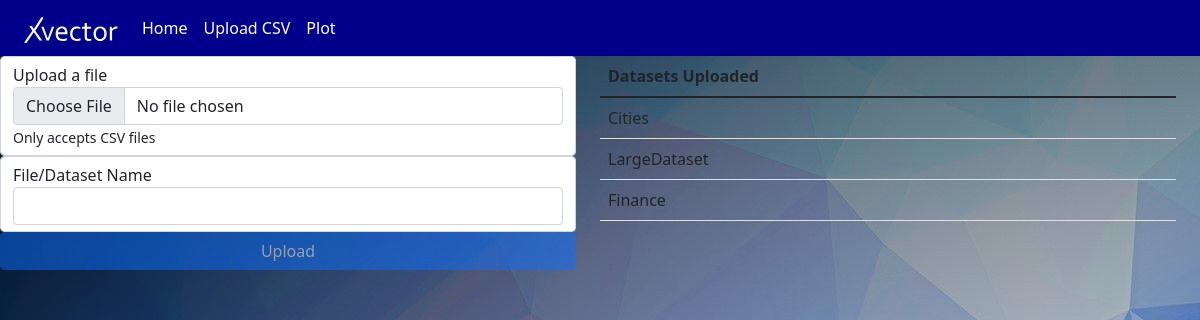
The page /dataApp/dataset on the database as committed earlier.
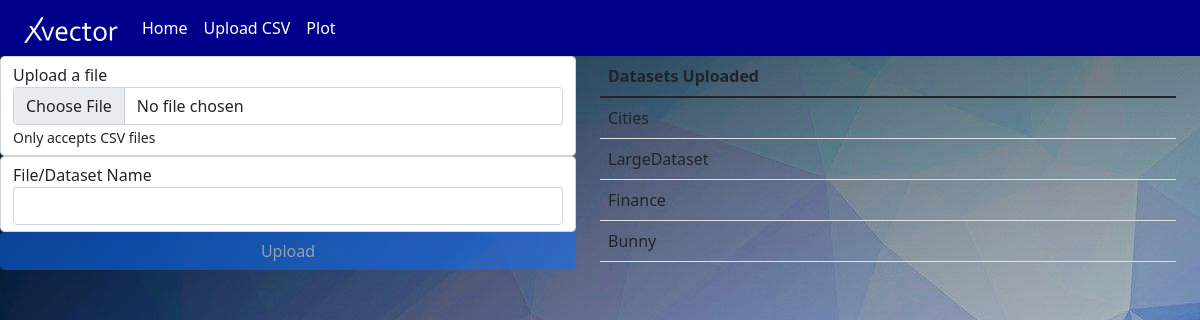
The same page on the database as committed later.
### simpleDataApp/models.py (models this page shows)
class DatasetName(models.Model):
    name = models.CharField(max_length=255)

### simpleDataApp/views.py (the view)
# urls.py: path("dataset", views.uploadScreen),    # This API Corresponds to Both GET AND POST Requests
def uploadScreen(request):
    if request.method == "GET":
        dataSetQuery = DatasetName.objects.all()
        return render(request, "simpleDataApp/upload.html", {'dsNames' : dataSetQuery})
    else:
        return uploadCSVFile(request)

### templates/simpleDataApp/upload.html (shortened to what this page needs)
{% extends 'simpleDataApp/navBar.html' %}
{% block body %}
<!DOCTYPE html>
<html lang="en">
<head>
    <link href="https://cdn.jsdelivr.net/npm/bootstrap@5.1.3/dist/css/bootstrap.min.css" rel="stylesheet">
</head>
<body>
<div class="row " >
    <div class="col-md-6">
                    <form action="" method="POST" enctype="multipart/form-data" style="opacity: 100%">
                    <div class="form-group form-control">
                        <label class = "info"  for="file1"> Upload a file</label>
                        <input class="form-control"  type="file" id="file1" name="file">
                        <small>Only accepts CSV files</small>
                    </div>
                        <div class="form-group form-control">
                            <label>File/Dataset Name</label>
                            <input class="form-control" type="text" name="datasetName">
                        </div>
                        <button style="opacity: 50%" class="btn btn-primary form-control" type="submit">Upload</button>
                    </form>
    </div>
    <div class="col-md-6">
        <table class="table">
            <thead>
                <tr>
                    <th>Datasets Uploaded</th>
                </tr>
            </thead>
            {%  for allDatasets in dsNames %}
                <tr>
                    <td>
                        {{ allDatasets.name }}
                    </td>
                </tr>
            {%  endfor %}
        </table>
    </div>
</div>
{%  endblock %}

Rows that differ between the two databases and show on the page:
added DatasetName: name "Bunny"
